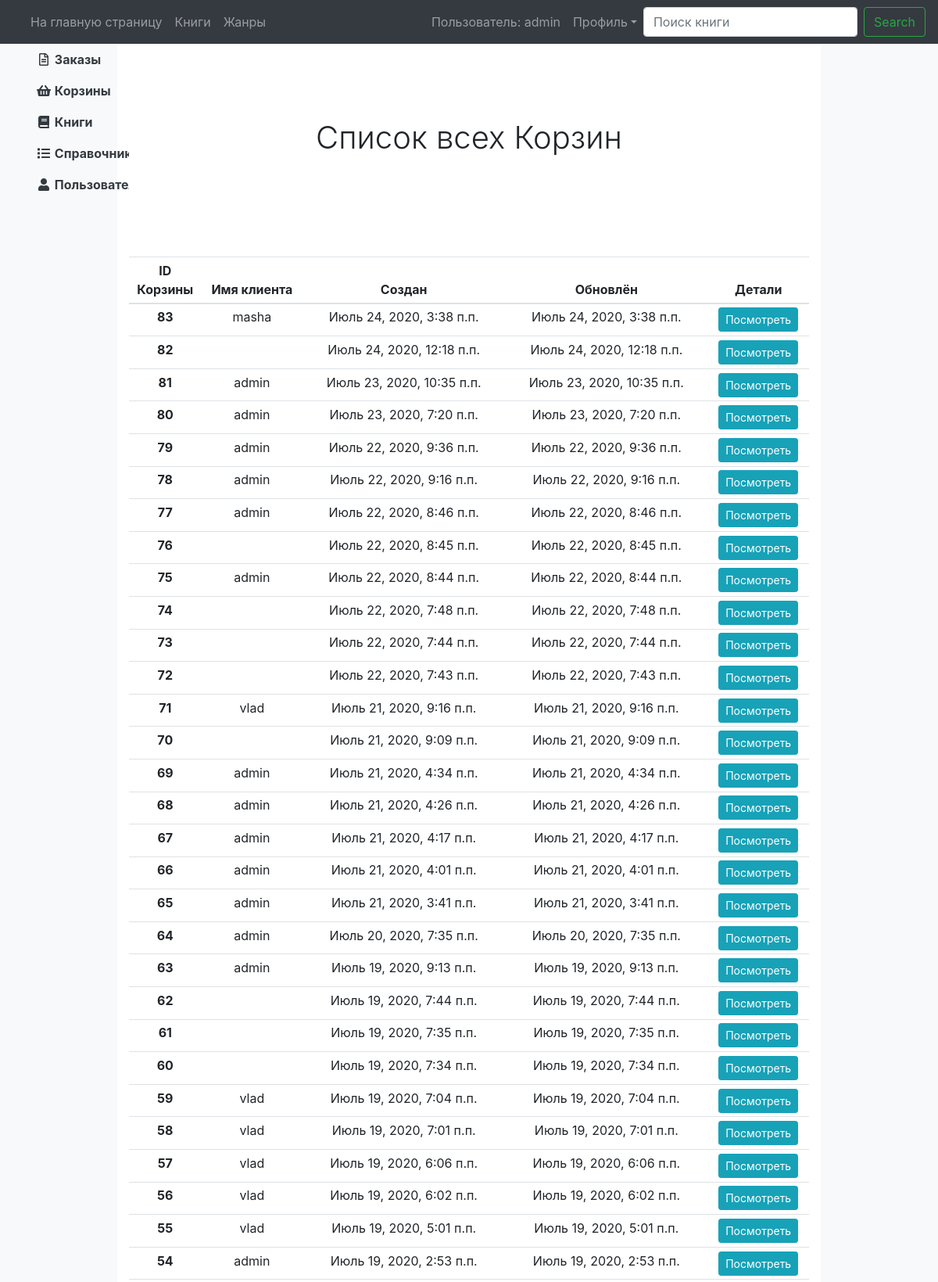
Page /basket/list_manager/ (signed in, upper part) on the committed database.
### profiles/models.py (models this page shows, shortened)
class Profile(AbstractUser):
    phone_number = models.CharField(
        verbose_name="Мобильный номер телефона",
        max_length=30,
        null=True,
        blank=True
    )
    country = models.CharField(
        verbose_name="Страна",
        max_length=30,
        null=True,
        blank=True
    )
    city = models.CharField(
        verbose_name="Город",
        max_length=30,
        null=True,
        blank=True
    )
    index = models.CharField(
        verbose_name="Индекс",
        max_length=30,
        null=True,
        blank=True
    )
    adress1 = models.CharField(
        verbose_name="Адрес прописки",
        max_length=40,
        null=True,
        blank=True
    )
    adress2 = models.CharField(
        verbose_name="Адрес проживания",
        max_length=40,
        null=True,
        blank=True
    )
    additionally = models.TextField(
        verbose_name="Дополнительная информация",
        null=True,
        blank=True
    )
    class Meta:
        permissions = [
                    ("view_all_profiles", "Can view all profiles"),
                ]

### basket/models.py (models this page shows, shortened)
class Basket(models.Model):
    user = models.ForeignKey(
        Profile,
        on_delete=models.CASCADE,
        blank=True,
        null=True,
        related_name='basket'
    )
    basket_date = models.DateTimeField(
        verbose_name="Дата создания корзины",
        auto_now=False,
        auto_now_add=True
    )
    basket_change_date = models.DateTimeField(
        verbose_name="Дата последнего изменения корзины",
        auto_now=True,
        auto_now_add=False
    )
    session_key = models.CharField(
        max_length=40,
    )
    class Meta:
        unique_together = ('user', 'session_key',)
        permissions = [
                    ("view_all_baskets", "Can view all baskets"),
                ]

### basket/views.py (the view)
# urls.py: path('list_manager/', ListBasketsManager.as_view(), name="list_manager"),
class ListBasketsManager(LoginRequiredMixin, PermissionRequiredMixin, ListView):
    login_url = reverse_lazy('login')
    permission_required = 'basket.view_all_baskets'
    model = Basket
    template_name = 'basket/list_baskets_manager.html'
    ordering = ['-basket_date',]

### basket/templates/basket/list_baskets_manager.html (shortened to what this page needs)
{% extends "base_manager.html" %}
{% load static %}
  {% block main_block_manager %}
    <section class="jumbotron text-center">
      <div class="container sticky-top">
        <h1 class="sticky-top">Список всех Корзин</h1><br>
      </div>
    </section>
      <table class="table table-sm table-hover">
        <thead>
          <tr align="center">
            <th scope="col" width="5%">ID Корзины</th>
            <th scope="col" width="7%">Имя клиента</th>
            <th scope="col" width="14%">Создан</th>
            <th scope="col" width="14%">Обновлён</th>
            <th scope="col" width="7%">Детали</th>
          </tr>
        </thead>
        <tbody>
          {% for basket in object_list %}
              <tr align="center">
                <th scope="row">{{ basket.pk }}</th>
                <td>{{ basket.user.first_name }}</td>
                <td>{{ basket.basket_date }}</td>
                <td>{{ basket.basket_change_date }}</td>
                <td>
                  <a class="btn btn-info btn-sm" href=" {% url 'basket:detail_manager' basket.pk%} ">Посмотреть</a>
                </td>
              </tr>
          {% endfor %}
        </tbody>
      </table>
  {% endblock main_block_manager %}

### templates/header.html (shortened to what this page needs)
<nav class="navbar navbar-expand-md flex-md-nowrap navbar-dark bg-dark sticky-top">
    <div class="navbar-collapse offcanvas-collapse" id="navbarsExampleDefault">
        <div class="col">
          <ul class="navbar-nav mr-auto">
            <li class="nav-item">
              <a class="nav-link" href="{% url 'homepage:homepage' %}">На главную страницу</a>
            </li>
              <a class="nav-link" href="{% url 'books:list' %}">Книги</a>
              <a class="nav-link" href="{% url 'ref_books:list_genre' %}">Жанры</a>
          </ul>
        </div>
        <div class="d-flex justify-content-end">
          <ul class="navbar-nav mr-auto">
            {% if user.is_authenticated %}
              <li class="nav-item">
                <a class="nav-link" href="{% url 'profile:update' user.pk %}"> Пользователь: {{ user.username }} </a>
              </li>
              <li class="nav-item dropdown">
                <a class="nav-link dropdown-toggle" href="#" id="dropdown01" data-toggle="dropdown" aria-haspopup="true" aria-expanded="false">Профиль</a>
              </li>
            {% endif %}
            <form class="form-inline my-2 my-lg-0" action="{% url 'books:list_search' %}" method="get">
              <input name="q" class="form-control mr-sm-2" type="text" placeholder="Поиск книги" aria-label="Search">
              <button class="btn btn-outline-success my-2 my-sm-0" type="submit">Search</button>
            </form>
          </ul>
        </div>
    </div>
</nav>

### static/css/album.css (style rules this page uses)
.jumbotron { padding-top: 3rem; padding-bottom: 3rem; margin-bottom: 0; background-color: #fff; }
@media (min-width: 768px) { .jumbotron { padding-top: 6rem; padding-bottom: 6rem; } }
.jumbotron h1 { font-weight: 300; }
.jumbotron .container { max-width: 40rem; }

### templates/base_manager.html (style rules this page uses)
table { table-layout: fixed; width:100% }
td { word-wrap:break-word; }

### rows in the picture
Profile: username "admin"
Basket: pk "83", user.first_name "masha", basket_date "Июль 24, 2020, 3:38 п.п.", basket_change_date "Июль 24, 2020, 3:38 п.п."
Basket: pk "82", basket_date "Июль 24, 2020, 12:18 п.п.", basket_change_date "Июль 24, 2020, 12:18 п.п."
Basket: pk "81", user.first_name "admin", basket_date "Июль 23, 2020, 10:35 п.п.", basket_change_date "Июль 23, 2020, 10:35 п.п."
Basket: pk "80", user.first_name "admin", basket_date "Июль 23, 2020, 7:20 п.п.", basket_change_date "Июль 23, 2020, 7:20 п.п."
Basket: pk "79", user.first_name "admin", basket_date "Июль 22, 2020, 9:36 п.п.", basket_change_date "Июль 22, 2020, 9:36 п.п."
Basket: pk "78", user.first_name "admin", basket_date "Июль 22, 2020, 9:16 п.п.", basket_change_date "Июль 22, 2020, 9:16 п.п."
Basket: pk "77", user.first_name "admin", basket_date "Июль 22, 2020, 8:46 п.п.", basket_change_date "Июль 22, 2020, 8:46 п.п."
Basket: pk "76", basket_date "Июль 22, 2020, 8:45 п.п.", basket_change_date "Июль 22, 2020, 8:45 п.п."
Basket: pk "75", user.first_name "admin", basket_date "Июль 22, 2020, 8:44 п.п.", basket_change_date "Июль 22, 2020, 8:44 п.п."
Basket: pk "74", basket_date "Июль 22, 2020, 7:48 п.п.", basket_change_date "Июль 22, 2020, 7:48 п.п."
Basket: pk "73", basket_date "Июль 22, 2020, 7:44 п.п.", basket_change_date "Июль 22, 2020, 7:44 п.п."
Basket: pk "72", basket_date "Июль 22, 2020, 7:43 п.п.", basket_change_date "Июль 22, 2020, 7:43 п.п."
Basket: pk "71", user.first_name "vlad", basket_date "Июль 21, 2020, 9:16 п.п.", basket_change_date "Июль 21, 2020, 9:16 п.п."
Basket: pk "70", basket_date "Июль 21, 2020, 9:09 п.п.", basket_change_date "Июль 21, 2020, 9:09 п.п."
Basket: pk "69", user.first_name "admin", basket_date "Июль 21, 2020, 4:34 п.п.", basket_change_date "Июль 21, 2020, 4:34 п.п."
Basket: pk "68", user.first_name "admin", basket_date "Июль 21, 2020, 4:26 п.п.", basket_change_date "Июль 21, 2020, 4:26 п.п."
Basket: pk "67", user.first_name "admin", basket_date "Июль 21, 2020, 4:17 п.п.", basket_change_date "Июль 21, 2020, 4:17 п.п."
Basket: pk "66", user.first_name "admin", basket_date "Июль 21, 2020, 4:01 п.п.", basket_change_date "Июль 21, 2020, 4:01 п.п."
Basket: pk "65", user.first_name "admin", basket_date "Июль 21, 2020, 3:41 п.п.", basket_change_date "Июль 21, 2020, 3:41 п.п."
Basket: pk "64", user.first_name "admin", basket_date "Июль 20, 2020, 7:35 п.п.", basket_change_date "Июль 20, 2020, 7:35 п.п."
Basket: pk "63", user.first_name "admin", basket_date "Июль 19, 2020, 9:13 п.п.", basket_change_date "Июль 19, 2020, 9:13 п.п."
Basket: pk "62", basket_date "Июль 19, 2020, 7:44 п.п.", basket_change_date "Июль 19, 2020, 7:44 п.п."
Basket: pk "61", basket_date "Июль 19, 2020, 7:35 п.п.", basket_change_date "Июль 19, 2020, 7:35 п.п."
Basket: pk "60", basket_date "Июль 19, 2020, 7:34 п.п.", basket_change_date "Июль 19, 2020, 7:34 п.п."
Basket: pk "59", user.first_name "vlad", basket_date "Июль 19, 2020, 7:04 п.п.", basket_change_date "Июль 19, 2020, 7:04 п.п."
Basket: pk "58", user.first_name "vlad", basket_date "Июль 19, 2020, 7:01 п.п.", basket_change_date "Июль 19, 2020, 7:01 п.п."
Basket: pk "57", user.first_name "vlad", basket_date "Июль 19, 2020, 6:06 п.п.", basket_change_date "Июль 19, 2020, 6:06 п.п."
Basket: pk "56", user.first_name "vlad", basket_date "Июль 19, 2020, 6:02 п.п.", basket_change_date "Июль 19, 2020, 6:02 п.п."
Basket: pk "55", user.first_name "vlad", basket_date "Июль 19, 2020, 5:01 п.п.", basket_change_date "Июль 19, 2020, 5:01 п.п."
Basket: pk "54", user.first_name "admin", basket_date "Июль 19, 2020, 2:53 п.п.", basket_change_date "Июль 19, 2020, 2:53 п.п."
